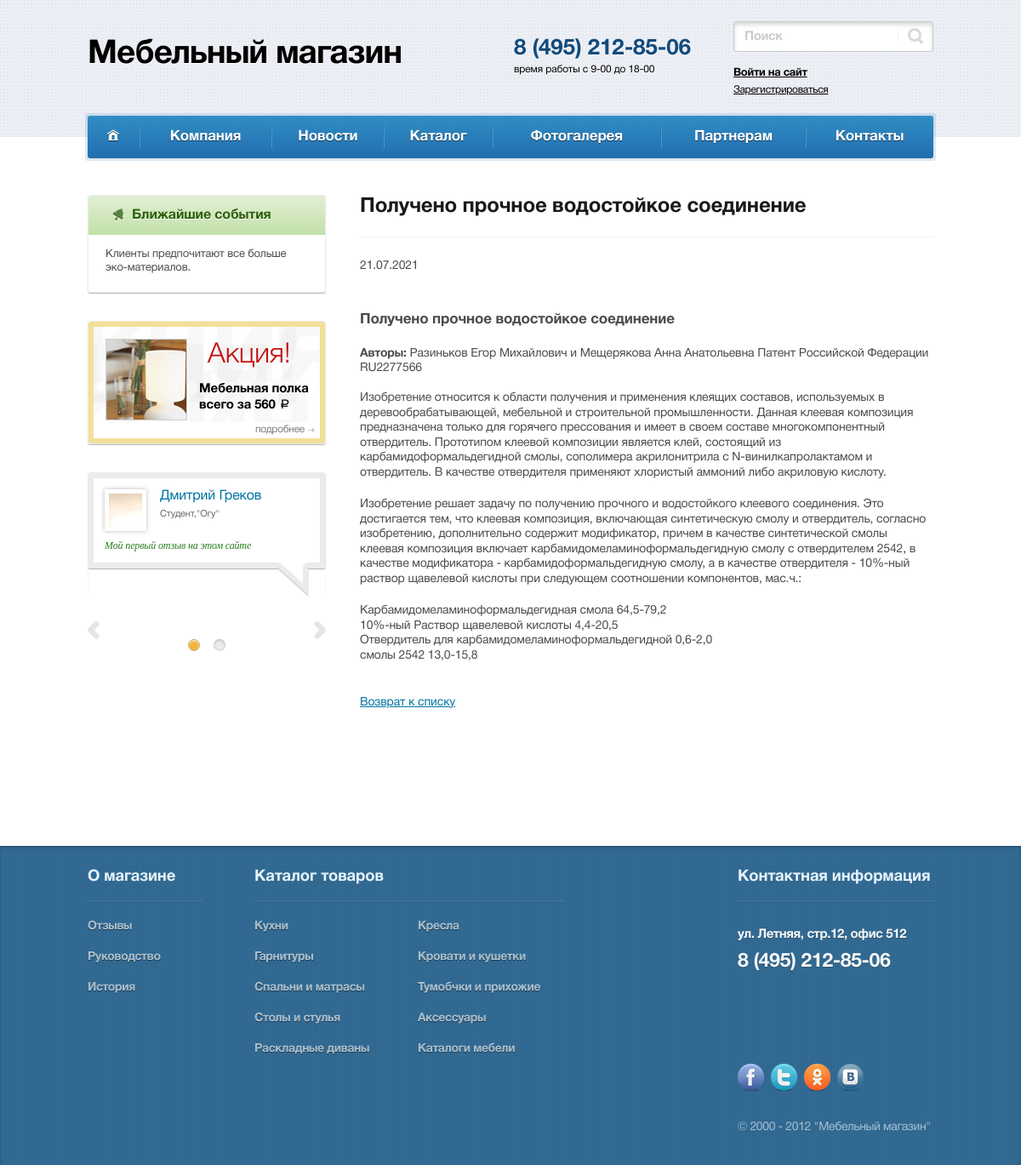
Screenshot of /news/polucheno-prochnoe-vodostojkoe-soedinenie/ with the database file from the repository.
### news/models.py (models this page shows, shortened)
class NewsModel(models.Model):
    title = models.CharField(max_length=120, verbose_name='Заголовок новости')
    author = models.CharField(max_length=300,
                              verbose_name='Автор или авторы',
                              blank=True,
                              null=True)
    description = models.TextField(verbose_name='Описание объявления')
    publish = models.DateField(auto_now_add=True,
                               verbose_name='Дата публикации')
    slug = models.SlugField(verbose_name='Человеко-понятная ссылка')
    class Meta:
        verbose_name = 'Новость'
        verbose_name_plural = 'Новости'

### main/models.py (models this page shows, shortened)
class UsefullInfo(models.Model):
    title = models.CharField(max_length=20, verbose_name='Заголовок блока')
    content = models.CharField(max_length=100, verbose_name='Содержание блока')
    class Meta:
        verbose_name = 'Содержимое блока "Полезная информация"'
        verbose_name_plural = 'Содержимое блока "Полезная информация"'

### company/models.py (models this page shows, shortened)
class ReviewsCompany(models.Model):
    name = models.CharField(max_length=100, verbose_name='Имя')
    company = models.CharField(max_length=100, verbose_name='Компания',
                               blank=True,
                               null=True)
    position = models.CharField(max_length=120, verbose_name='Должность',
                                blank=True,
                                null=True)
    content = models.TextField(verbose_name='Текст отзыва')
    publish = models.DateField(auto_now_add=True)
    img = models.ImageField(verbose_name='Аватарка', blank=True, null=True)
    files = models.ManyToManyField('ReviewsFiles',
                                   related_name='reviews_files',
                                   blank=True,
                                   null=True)
    slug = models.SlugField(verbose_name='slug')
    class Meta:
        verbose_name = 'Отзыв'
        verbose_name_plural = 'Отзывы'

### news/views.py (the view)
# urls.py: path('<slug:slug>/', NewsDetailView.as_view(), name='news_detail'),
class NewsDetailView(DetailView):
    model = NewsModel
    template_name = 'news/detail.html'
    context_object_name = 'news'

### catalog/models.py (called while the page is built)
    def get_absolute_url(self):
        return reverse('catalog:category_products', kwargs={'slug': self.slug})

### main/etc/catalog_rubric.py (called while the page is built)
def catalog_category(request):
    context = {}
    context['rubric_catalog'] = Category.objects.all()
    return context

### main/etc/random_review.py (called while the page is built)
def show_random_review(request):
    reviews = ReviewsCompany.objects.all().order_by('?')[:2]
    return {'random_reviews': reviews}

### main/etc/usefull.py (called while the page is built)
def usefullinfo(request):
    return {'info': UsefullInfo.objects.first(), 'title_link': 'about', }

def get_rubric_company(request):
    return {'rubric_company': RubricCompany.objects.all()}

### news/templates/news/detail.html (shortened to what this page needs)
{% extends 'layout/basic.html'  %}
{% block content%}
    <div class="content">
                    <div class="cnt">
                        <header>
                            <h1>{{ news.title }}</h1>
                        </header>
                        <hr>
    <div class="news-detail">
				<span class="news-date-time">{{ news.publish|date:'d.m.Y' }}</span>
				<h3>{{ news.title }}</h3>
                {% if news.author %}
                <b>Авторы:</b>
                {{ news.author }}
                <br>
                <br>
                {% endif %}
				{{ news.description|linebreaks  }}
	<br>
	</div><p><a href="{% url 'news:list' %}">Возврат к списку</a></p>
                   </div>
                </div>
{% endblock %}

### main/templates/layout/usefullinfo.html
<div class="side-block side-anonse">
                        <div class="title-block"><span class="i i-title01"></span>{{ info.title }}</div>
                        <div class="item">
                            <p>{{ info.content }}</p>
                        </div>
</div>

### main/templates/layout/random_review.html
{% load static %}
{% for review in random_reviews  %}
 <div class="item">
									<div class="side-block side-opin">
										<div class="inner-block">
											<div class="title">
												<div class="photo-block">
													<img src="{{ review.img.url }}" alt="">
												</div>
												<div class="name-block"><a href="">{{ review.name }}</a></div>
												<div class="pos-block">{{ review.position }},"{{ review.company }}"</div>
											</div>
											<div class="text-block">{{ review.content|truncatechars:100 }}</div>
										</div>
									</div>
								</div>
{% endfor %}

### main/static/css/style.css (style rules this page uses)
.i { display: inline-block; vertical-align: middle; }
html, body { margin: 0; padding: 0; width: 100%; height: 100%; }
.content { margin-bottom: 40px; }
@media (min-width: 768px) { .content { width: 100%; float: right; margin-left: -250px; } }
@media (min-width: 768px) { .cnt { position: relative; margin-left: 250px; } }
@media (min-width: 1000px) { .content { margin-left: -320px; } }
@media (min-width: 1000px) { .cnt { margin-left: 320px; } }
.i-title01 { background-image: url(../img/spr.png); background-position: -112px 0px; width: 13px; height: 16px; }
body { font-size: 14px; line-height: 1.25; color: #4b4b4b; letter-spacing: -0.01em; }
a { text-decoration: underline; color: #0073a3; }
p { margin-bottom: 20px; }
h1, h2, h3, h4, .second-title, .main-title, .small-title { font-size: 24px; line-height: 1.2; color: rgba(1, 1, 1, 0.9); margin-bottom: 20px; font-weight: normal; font-family: 'HelveticaNeueCyrBold', sans-serif; }
h3, .small-title { font-size: 17px; color: #4b4b4b; }
* + h2, * + h3 { margin-top: 45px; }
hr { display: block; margin: 20px 0 25px 0; height: 1px; border: none; outline: none; background: #f2f2f2; }
b, strong { font-weight: normal; font-family: 'HelveticaNeueCyrBold', sans-serif; }
.side-block { margin-bottom: 33px; border-radius: 3px; border: 1px solid #ececec; box-shadow: 0 1px 1px rgba(0, 0, 0, 0.3); }
.side-block .title-block { display: block; border-radius: 3px 3px 0 0; background: #c5e6f3; background: linear-gradient(#c5e6f3, #bad3e8); text-shadow: 0 1px #fff; font-size: 15px; line-height: 20px; padding: 13px 28px; overflow: hidden; font-weight: normal; color: #010101; margin: 0; font-family: 'HelveticaNeueCyrBold', sans-serif; }
.side-block .title-block .i, .side-block .title-block img { display: inline-block; vertical-align: middle; margin-right: 10px; }
.side-anonse .title-block { font-size: 16px; color: #2c5f0a; background: #e1f0d4; background: linear-gradient(#e1f0d4, #c2e0a9); }
.side-anonse .item { font-size: 13px; line-height: 16px; color: rgba(1, 1, 1, 0.7); margin-bottom: 20px; padding: 15px 20px 0 20px; }
.side-anonse p { margin: 0; }
.side-opin .inner-block { border-radius: 3px; border: 6px solid #ebebeb; position: relative; padding: 13px; }
.side-opin .inner-block:after { content: ""; display: inline-block; vertical-align: middle; background-image: url(../img/spr.png); background-position: 0px 0px; width: 37px; height: 40px; position: absolute; right: 13px; bottom: -40px; }
.side-opin .title { padding-left: 65px; margin-bottom: 10px; line-height: 1.1; font-size: 11px; color: rgba(1, 1, 1, 0.6); }
.side-opin .title:after { content: "."; display: block; height: 0; clear: both; visibility: hidden; }
.side-opin .photo-block { display: block; width: 49px; height: 49px; border: 5px solid #fff; box-shadow: 0 0 5px rgba(0, 0, 0, 0.28); float: left; overflow: hidden; margin-left: -65px; }
.side-opin .name-block { font-size: 16px; color: rgba(1, 1, 1, 0.8); margin-bottom: 5px; font-family: 'HelveticaNeueCyrBold', sans-serif; }
.side-opin .text-block { font-size: 12px; line-height: 1.2; color: #277d1b; font-style: italic; font-family: Georgia, 'Century Schoolbook L', Serif; }
.rew-footer-carousel a { text-decoration: none; }

### rows the page displays
NewsModel: title "Получено прочное водостойкое соединение", publish "21.07.2021", author "Разиньков Егор Михайлович и Мещерякова Анна Анатольевна Патент Российской Федерации RU2277566", description "Изобретение относится к области получения и применения клеящих составов, используемых в деревообрабатывающей, мебельной и строительной промышленности. Данная клеевая композиция предназначена только для горячего прессования и имеет в своем составе многокомпонентный отвердитель. Прототипом клеевой композиции является клей, состоящий из карбамидоформальдегидной смолы, сополимера акрилонитрила с N-винилкапролактамом и отвердитель. В качестве отвердителя применяют хлористый аммоний либо акриловую кислоту. Изобретение решает задачу по получению прочного и водостойкого клеевого соединения. Это достигается тем, что клеевая композиция, включающая синтетическую смолу и отвердитель, согласно…"
UsefullInfo: title "Ближайшие события", content "Клиенты предпочитают все больше эко-материалов."
ReviewsCompany: img (picture), name "Дмитрий Греков", position "Студент", company "Огу", content "Мой первый отзыв на этом сайте"
